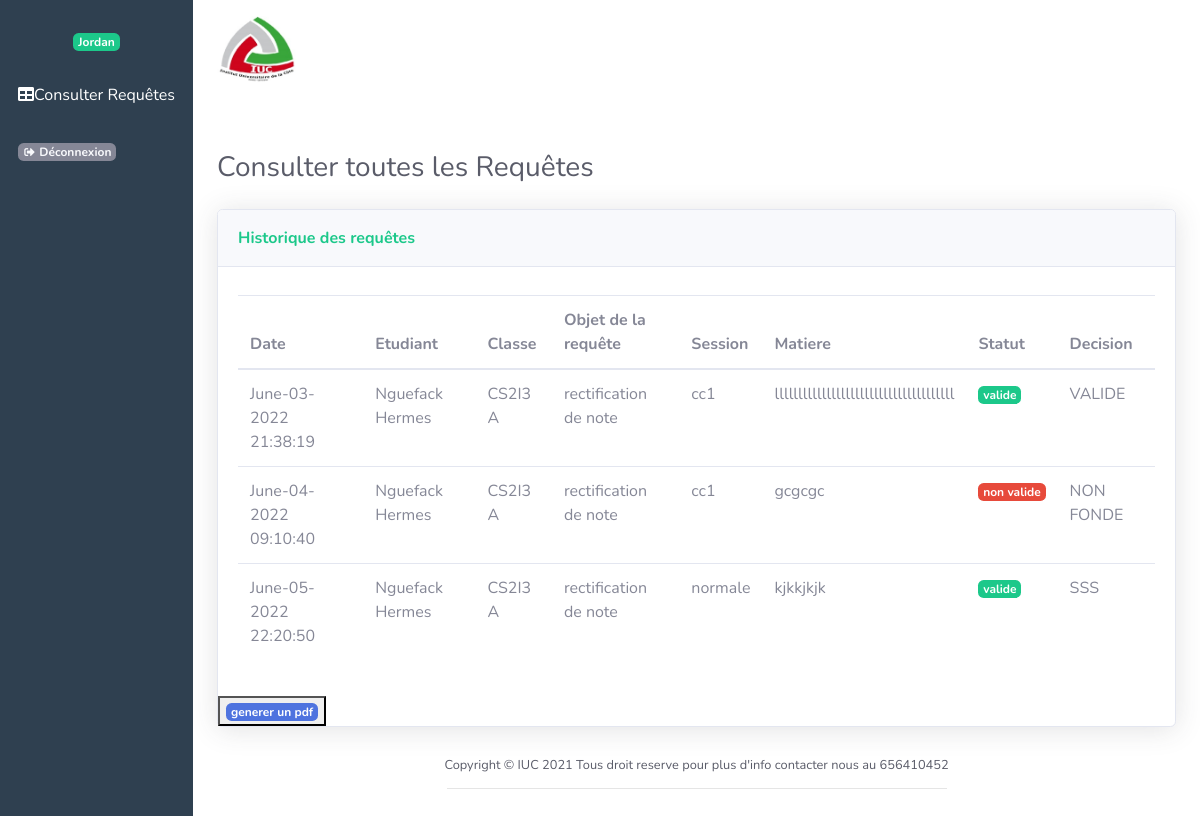
Page /voirtous.php (signed in) on the committed database.
### tables this page shows
CREATE TABLE IF NOT EXISTS `req` (
  `id` int(10) NOT NULL AUTO_INCREMENT,
  `date` varchar(30) NOT NULL,
  `nomE` varchar(255) NOT NULL,
  `classeE` varchar(255) NOT NULL,
  `adresseE` varchar(255) NOT NULL,
  `emailE` varchar(255) NOT NULL,
  `telE` int(9) NOT NULL,
  `dest` varchar(255) NOT NULL,
  `obj` varchar(255) NOT NULL,
  `justif` varchar(255) DEFAULT NULL,
  `statut` varchar(255) NOT NULL,
  `observ` varchar(255) DEFAULT NULL,
  `idE` int(10) NOT NULL,
  `contenu` text NOT NULL,
  `etat` varchar(50) NOT NULL DEFAULT 'pas encore traiter',
  `matiere` varchar(255) DEFAULT NULL,
  `session` varchar(255) DEFAULT NULL,
  PRIMARY KEY (`id`)
);

### voirtous.php (the view, shortened to what this page needs)
<!DOCTYPE html>
<html>
<head>
    <link rel="stylesheet" href="assets/bootstrap/css/bootstrap.min.css">
    <link rel="stylesheet" href="assets/fonts/fontawesome-all.min.css">
    <link rel="stylesheet" type="text/css" href="assets/bootstrap/css/font.css">
</head>
<body id="page-top">
    <div id="wrapper">
        <nav class="navbar navbar-dark align-items-start sidebar sidebar-dark accordion " id="o">
            <div class="container-fluid d-flex flex-column p-0">
                <hr class="sidebar-divider my-0"> <br>
                  <span class="badge badge-success"><?php echo $_SESSION["Nom"] . " " . $_SESSION["PrenomE"]; ?></span>  </br>
                <ul class="nav navbar-nav text-light" id="accordionSidebar">
                 <li>   <a class="nav-link active" href="voirtous.php"><i class="fas fa-table"></i><span>Consulter Requêtes</span></a></li> </br>
                      <li> <span class="badge badge-secondary "> <a  href="logout" class="text-light"><i class="fas fa-sign-out-alt fa-sm fa-fw  "></i>&nbsp;Déconnexion</a></span></li>
                </ul>
            </div>
        </nav>
      <div class="d-flex flex-column  bg-white" id="content-wrapper">
            <div id="content">
                <nav class="navbar navbar-light navbar-expand   static-top">
                </nav>
                <div class="container-fluid">
                  <?php require_once('image.php'); ?> <br>
                    <h3 class="text-dark mb-4">Consulter  toutes les Requêtes</h3>
                    <div class="card shadow">
                        <div class="card-header py-3">
                            <p class="text-success m-0 font-weight-bold">Historique des requêtes</p>
                        </div>
                     <form action="pdf.php">
                         <div class="card-body">
                            <div class="table-responsive table mt-2" id="dataTable" role="grid" aria-describedby="dataTable_info">
                                <table class="table my-0" id="dataTable">
                                    <thead>
                                        <tr>
                                            <th>Date</th>
                                            <th>Etudiant</th>
                                            <th>Classe</th>
                                            <th>Objet de la requête</th>
                                            <th>Session</th>
                                            <th>Matiere</th>
                                            <th>Statut</th>
                                            <th>Decision</th>
                                        </tr>
                                    </thead>
                                    <tbody>
                                        <?php
                                        $statut1 = "valide";
                                        $statut2 = " non valide";
                                        global $Connection;
                                        $ViewQuery = " SELECT * FROM req  WHERE  etat!='pas encore traiter' and etat!='en cours de traitement' ORDER BY id asc ";
                                        $Execute = mysqli_query($Connection, $ViewQuery);
                                        while ($DataRows = mysqli_fetch_array($Execute)) {
                                            $Date = $DataRows["date"];
                                            $NomE = $DataRows["nomE"];
                                            $ClasseE = $DataRows["classeE"];
                                            $Obj = $DataRows["obj"];
                                            $Observ = $DataRows["observ"];
                                            $etat = $DataRows["etat"];
                                            $matiere=$DataRows['matiere'];
                                            $session=$DataRows["session"]
                                        ?>
                                            <tr>
                                                <td><?php echo $Date; ?></td>
                                                <td><?php echo $NomE; ?></td>
                                                <td><?php echo $ClasseE; ?></td>
                                                <td><?php echo $Obj; ?></td>
                                                  <td><?php echo $session; ?></td>
                                                <td><?php  echo $matiere ;?></td>
                                                <td><?php
                                                    if ($etat == "valide") {
                                                        echo '<span class="badge badge-success">' . $statut1 . '</span>';
                                                    }
                                                    if ($etat == "non valide") {
                                                        echo '<span class="badge badge-danger">' . $statut2 . '</span>';
                                                    }
                                                    ?></td>
                                                <td><?php
                                                    if (is_null($Observ)) {
                                                        echo "  pas encore traitée";
                                                    } else {
                                                        echo   $Observ;
                                                    } ?></td>
                                            </tr>
                                        <?php } ?>
                                    </tbody>
                                </table>
                            </div>
                        </div>
                        <button ><span class="badge badge-primary">generer un pdf</span>  </button>
                        </form>
                    </div>
                </div>
            </div>
              <?php    require_once("footer.php")  ;     ?>
</body>
</html>

### image.php (shortened to what this page needs)
<div style="">
 <img src="i.png" width="80px" class="img-responsive">
</div>

### footer.php (shortened to what this page needs)
<footer class=" sticky-footer" >
               <div class="container my-auto text-dark">
                   <div class="text-center my-auto copyright"><span>Copyright © IUC 2021 Tous droit reserve pour plus d'info contacter nous au 656410452</span></div></div>
                   <hr  style="width:500px;" >
               </div>

### rows in the picture
req: date "June-03-2022 21:38:19", nomE "Nguefack Hermes", classeE "CS2I3 A", obj "rectification de note", session "cc1", matiere "llllllllllllllllllllllllllllllllllllll", observ "VALIDE"
req: date "June-04-2022 09:10:40", nomE "Nguefack Hermes", classeE "CS2I3 A", obj "rectification de note", session "cc1", matiere "gcgcgc", observ "NON FONDE"
req: date "June-05-2022 22:20:50", nomE "Nguefack Hermes", classeE "CS2I3 A", obj "rectification de note", session "normale", matiere "kjkkjkjk", observ "SSS"

### other values in the picture
$_SESSION["PrenomE"] "Jordan"
